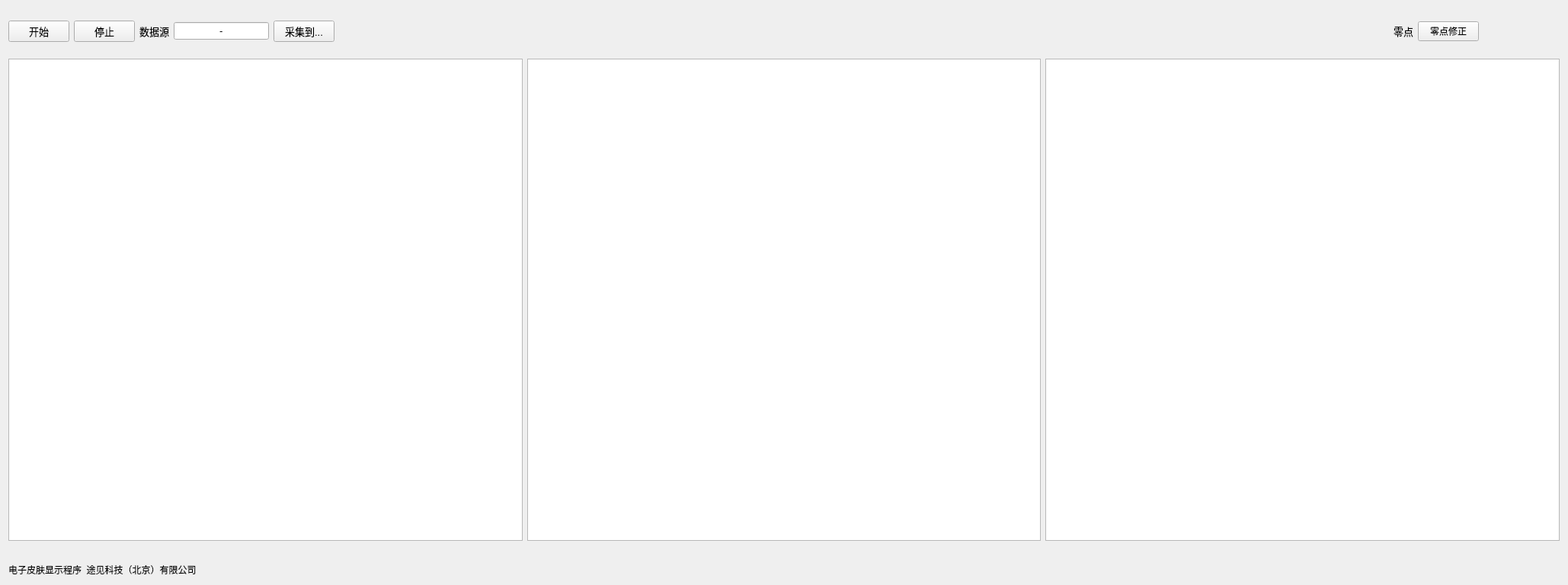
<?xml version="1.0" encoding="UTF-8"?>
<ui version="4.0">
 <class>Form</class>
 <widget class="QWidget" name="Form">
  <property name="geometry">
   <rect>
    <x>0</x>
    <y>0</y>
    <width>2058</width>
    <height>768</height>
   </rect>
  </property>
  <property name="windowTitle">
   <string>Form</string>
  </property>
  <layout class="QGridLayout" name="gridLayout_2">
   <item row="0" column="0">
    <layout class="QHBoxLayout" name="horizontalLayout">
     <item>
      <widget class="QPushButton" name="button_start">
       <property name="font">
        <font>
         <family>Arial</family>
         <pointsize>10</pointsize>
        </font>
       </property>
       <property name="text">
        <string>开始</string>
       </property>
      </widget>
     </item>
     <item>
      <widget class="QPushButton" name="button_stop">
       <property name="font">
        <font>
         <family>Arial</family>
         <pointsize>10</pointsize>
        </font>
       </property>
       <property name="text">
        <string>停止</string>
       </property>
      </widget>
     </item>
     <item>
      <widget class="QLabel" name="label_4">
       <property name="font">
        <font>
         <family>Arial</family>
         <pointsize>10</pointsize>
        </font>
       </property>
       <property name="text">
        <string>数据源</string>
       </property>
      </widget>
     </item>
     <item>
      <widget class="QLineEdit" name="com_port">
       <property name="sizePolicy">
        <sizepolicy hsizetype="Minimum" vsizetype="Fixed">
         <horstretch>0</horstretch>
         <verstretch>0</verstretch>
        </sizepolicy>
       </property>
       <property name="font">
        <font>
         <family>Arial</family>
         <pointsize>10</pointsize>
        </font>
       </property>
       <property name="text">
        <string>-</string>
       </property>
       <property name="frame">
        <bool>true</bool>
       </property>
       <property name="echoMode">
        <enum>QLineEdit::Normal</enum>
       </property>
       <property name="alignment">
        <set>Qt::AlignCenter</set>
       </property>
      </widget>
     </item>
     <item>
      <widget class="QPushButton" name="button_save_to">
       <property name="font">
        <font>
         <family>Arial</family>
         <pointsize>10</pointsize>
        </font>
       </property>
       <property name="text">
        <string>采集到...</string>
       </property>
      </widget>
     </item>
     <item>
      <spacer name="horizontalSpacer_3">
       <property name="orientation">
        <enum>Qt::Horizontal</enum>
       </property>
       <property name="sizeHint" stdset="0">
        <size>
         <width>108</width>
         <height>20</height>
        </size>
       </property>
      </spacer>
     </item>
     <item>
      <layout class="QVBoxLayout" name="verticalLayout_5"/>
     </item>
     <item>
      <spacer name="horizontalSpacer_6">
       <property name="orientation">
        <enum>Qt::Horizontal</enum>
       </property>
       <property name="sizeHint" stdset="0">
        <size>
         <width>40</width>
         <height>20</height>
        </size>
       </property>
      </spacer>
     </item>
     <item>
      <spacer name="horizontalSpacer_5">
       <property name="orientation">
        <enum>Qt::Horizontal</enum>
       </property>
       <property name="sizeType">
        <enum>QSizePolicy::Preferred</enum>
       </property>
       <property name="sizeHint" stdset="0">
        <size>
         <width>20</width>
         <height>20</height>
        </size>
       </property>
      </spacer>
     </item>
     <item>
      <widget class="QLabel" name="label_7">
       <property name="font">
        <font>
         <family>Arial</family>
         <pointsize>10</pointsize>
        </font>
       </property>
       <property name="text">
        <string>零点</string>
       </property>
      </widget>
     </item>
     <item>
      <layout class="QVBoxLayout" name="verticalLayout_2">
       <property name="spacing">
        <number>2</number>
       </property>
       <item>
        <widget class="QPushButton" name="button_set_zero">
         <property name="font">
          <font>
           <family>Arial</family>
           <pointsize>9</pointsize>
          </font>
         </property>
         <property name="text">
          <string>零点修正</string>
         </property>
        </widget>
       </item>
      </layout>
     </item>
     <item>
      <widget class="QLabel" name="label_logo">
       <property name="sizePolicy">
        <sizepolicy hsizetype="Fixed" vsizetype="Fixed">
         <horstretch>30</horstretch>
         <verstretch>2</verstretch>
        </sizepolicy>
       </property>
       <property name="minimumSize">
        <size>
         <width>100</width>
         <height>60</height>
        </size>
       </property>
       <property name="styleSheet">
        <string notr="true"/>
       </property>
       <property name="text">
        <string/>
       </property>
      </widget>
     </item>
    </layout>
   </item>
   <item row="1" column="0">
    <layout class="QHBoxLayout" name="horizontalLayout_2">
     <item>
      <widget class="GraphicsLayoutWidget" name="fig_image_0">
       <property name="sizePolicy">
        <sizepolicy hsizetype="Expanding" vsizetype="Expanding">
         <horstretch>0</horstretch>
         <verstretch>0</verstretch>
        </sizepolicy>
       </property>
       <property name="font">
        <font>
         <family>SimSun-ExtB</family>
         <pointsize>16</pointsize>
        </font>
       </property>
      </widget>
     </item>
     <item>
      <widget class="GraphicsLayoutWidget" name="fig_image_1">
       <property name="sizePolicy">
        <sizepolicy hsizetype="Expanding" vsizetype="Expanding">
         <horstretch>0</horstretch>
         <verstretch>0</verstretch>
        </sizepolicy>
       </property>
       <property name="font">
        <font>
         <family>SimSun-ExtB</family>
         <pointsize>16</pointsize>
        </font>
       </property>
      </widget>
     </item>
     <item>
      <widget class="GraphicsLayoutWidget" name="fig_image_2">
       <property name="sizePolicy">
        <sizepolicy hsizetype="Expanding" vsizetype="Expanding">
         <horstretch>0</horstretch>
         <verstretch>0</verstretch>
        </sizepolicy>
       </property>
       <property name="font">
        <font>
         <family>SimSun-ExtB</family>
         <pointsize>16</pointsize>
        </font>
       </property>
      </widget>
     </item>
    </layout>
   </item>
   <item row="2" column="0">
    <widget class="QLabel" name="console_out">
     <property name="font">
      <font>
       <family>Arial</family>
       <pointsize>11</pointsize>
      </font>
     </property>
     <property name="text">
      <string/>
     </property>
    </widget>
   </item>
   <item row="3" column="0">
    <widget class="QLabel" name="label_5">
     <property name="text">
      <string>电子皮肤显示程序  途见科技（北京）有限公司</string>
     </property>
    </widget>
   </item>
  </layout>
 </widget>
 <customwidgets>
  <customwidget>
   <class>GraphicsLayoutWidget</class>
   <extends>QGraphicsView</extends>
   <header location="global">pyqtgraph</header>
  </customwidget>
 </customwidgets>
 <resources/>
 <connections/>
</ui>
